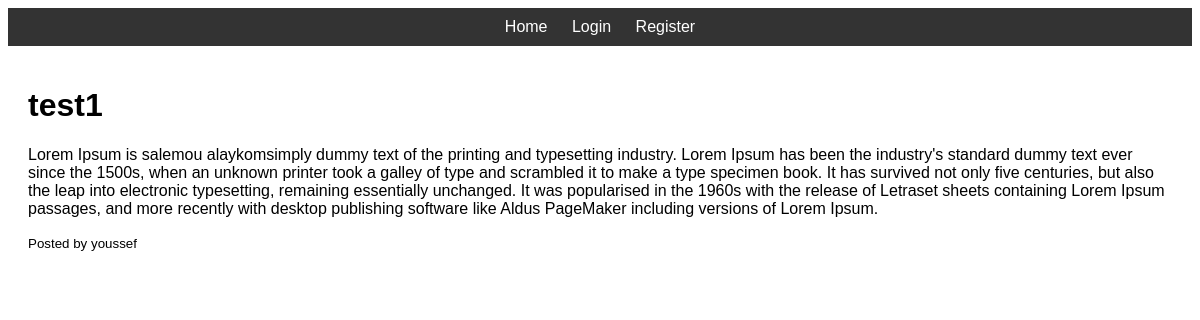
/post/1, run on the app's committed database.
### app/models.py (models this page shows)
class Post(db.Model):
    id = db.Column(db.Integer, primary_key=True)
    title = db.Column(db.String(100), nullable=False)
    content = db.Column(db.Text, nullable=False)
    user_id = db.Column(db.Integer, db.ForeignKey('user.id'), nullable=False)

class User(db.Model, UserMixin):
    id = db.Column(db.Integer, primary_key=True)
    username = db.Column(db.String(20), unique=True, nullable=False)
    password = db.Column(db.String(60), nullable=False)
    posts = db.relationship('Post', backref='author', lazy=True)

### app/routes.py (the view)
@main_blueprint.route("/post/<int:post_id>")
def post(post_id):
    post = Post.query.get_or_404(post_id)
    return render_template('post.html', title=post.title, post=post)

### app/templates/post.html (shortened to what this page needs)
{% extends "base.html" %}
{% block content %}
    <h1>{{ post.title }}</h1>
    <p>{{ post.content }}</p>
    <small>Posted by {{ post.author.username }}</small>
{% endblock %}

### static/styles.css (style rules this page uses)
body { font-family: Arial, sans-serif; }

### data on the page
Post: title "test1", content "Lorem Ipsum is salemou alaykomsimply dummy text of the printing and typesetting industry. Lorem Ipsum has been the industry's standard dummy text ever since the 1500s, when an unknown printer took a galley of type and scrambled it to make a type specimen book. It has survived not only five centuries, but also the leap into electronic typesetting, remaining essentially unchanged. It was popularised in the 1960s with the release of Letraset sheets containing Lorem Ipsum passages, and more recently with desktop publishing software like Aldus PageMaker including versions of Lorem Ipsum."
User: author.username "youssef"
